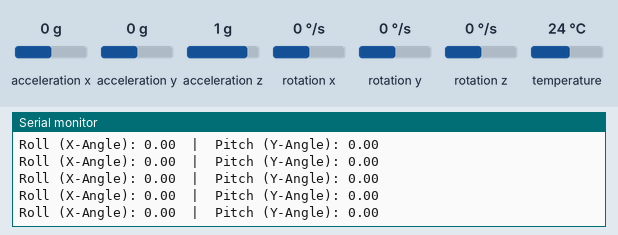
Simulated run of this sketch. Board: Arduino Uno, built with avr-gcc and run on an emulated ATmega328P. On the bench: the last lines printed to the serial monitor. The inputs (shaded band) are chosen by the test bench; at power-on: acceleration x 0 g, acceleration y 0 g, acceleration z 1 g, rotation x 0 °/s, rotation y 0 °/s, rotation z 0 °/s, temperature 24 °C.

Above: at 1.2 s.
1.3 s: acceleration x set to -1.4 g
At 1.43 s:
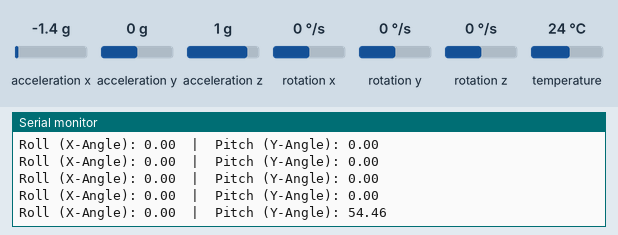
4.3 s: acceleration y set to -1.4 g
At 4.33 s:
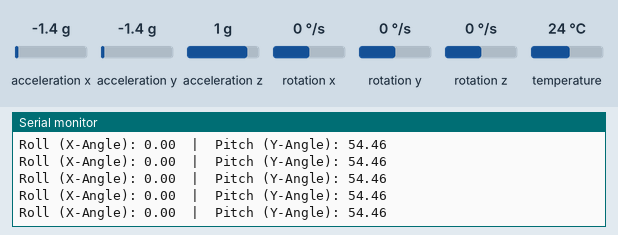
7.3 s: acceleration z set to -1.4 g
At 7.3 s:
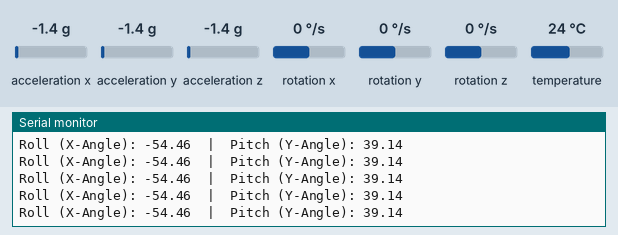
10.3 s: acceleration x set to 0 g
At 10.32 s:
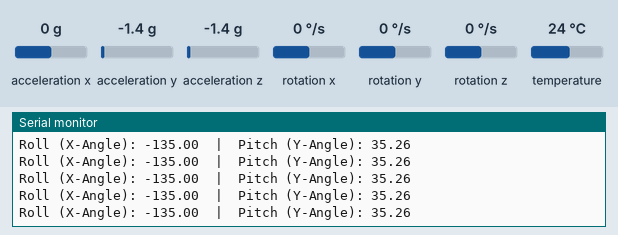
13.3 s: acceleration x set to -0.8 g
At 13.3 s:
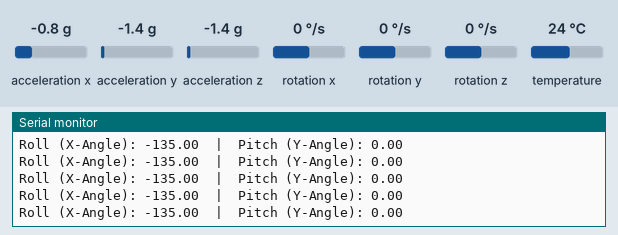
16.3 s: acceleration y set to 0 g
At 16.32 s:
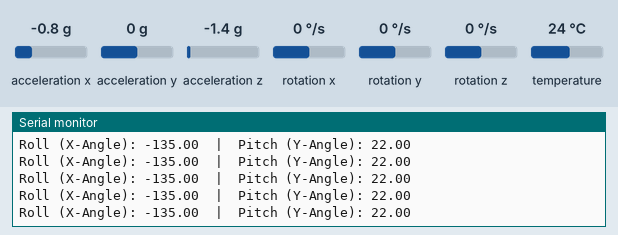
Timing chart, 0 to 19.3 s (numbered marks = the images above; inputs shaded):
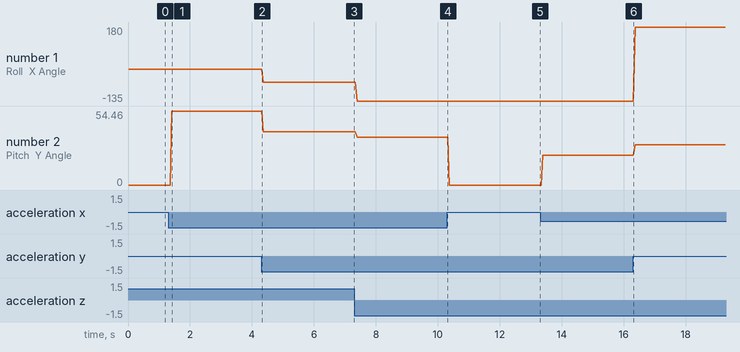

Measured:
- after the input at 1.3 s, the serial monitor: prints a new line after 0.11 s (image 1)
- plotted number 1: 0 → -54.46 after the input at 4.3 s, -54.46 → -135 after the input at 7.3 s, -135 → 180 after the input at 16.3 s
- plotted number 2: 0 → 54.46 after the input at 1.3 s, 54.46 → 39.14 after the input at 4.3 s, 39.14 → 35.26 after the input at 7.3 s, 35.26 → 0 after the input at 10.3 s, 0 → 22 after the input at 13.3 s

The sketch:

angle.ino
```cpp
#include <Adafruit_MPU6050.h>
#include <Adafruit_Sensor.h>
#include <Wire.h>

Adafruit_MPU6050 mpu;

float angleX, angleY;

void setup(void) {
  Serial.begin(9600);

  if (!mpu.begin()) {
    Serial.println("Failed to find MPU6050 chip");
    while (1) {
      delay(10);
    }
  }
  Serial.println("MPU6050 Found!");
}

void loop() {

  sensors_event_t a, g, temp;
  mpu.getEvent(&a, &g, &temp);


  angleX = atan2(a.acceleration.y, a.acceleration.z) * 180 / PI;

  angleY = atan2(-a.acceleration.x, sqrt(a.acceleration.y * a.acceleration.y + a.acceleration.z * a.acceleration.z)) * 180 / PI;

  Serial.print("Roll (X-Angle): ");
  Serial.print(angleX);
  Serial.print("  |  ");
  Serial.print("Pitch (Y-Angle): ");
  Serial.println(angleY);

  delay(1);
}
```
